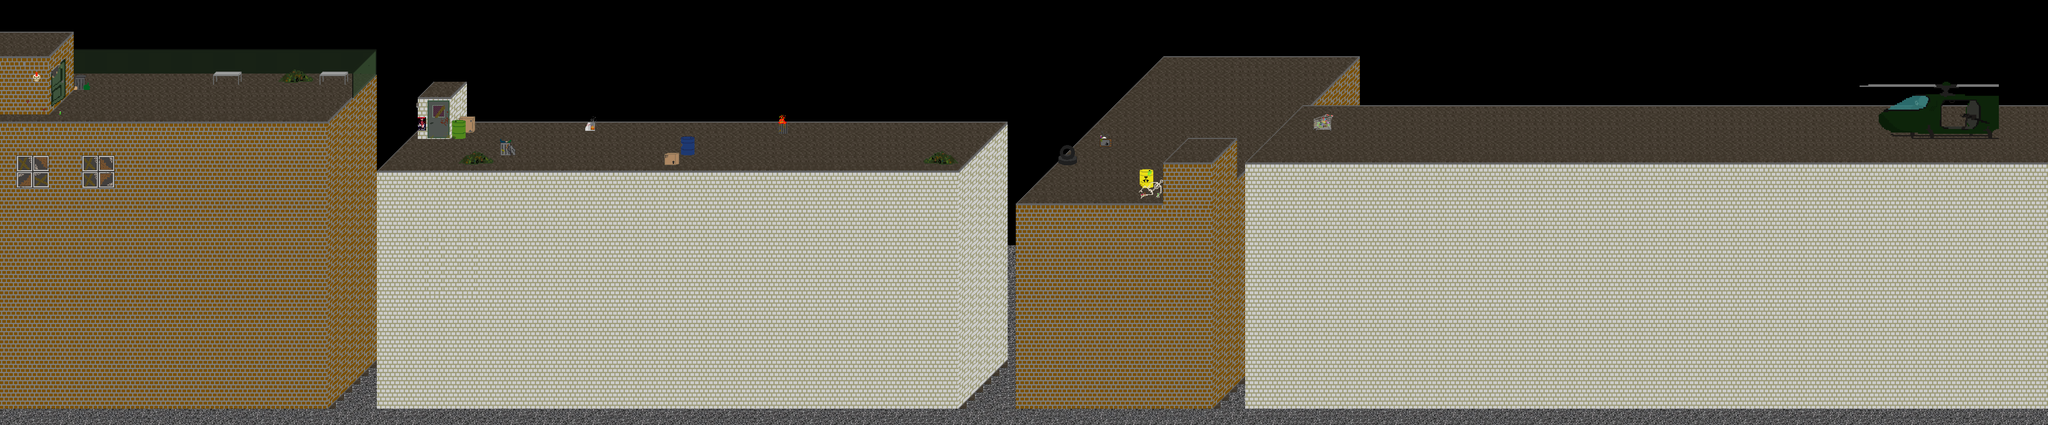

Rendered tile map (Tiled .tmx) drawn with the repository's tilesets; below, a short description and the map source with its tile grids summarised:
An orthogonal 250x52 tile map with 32x32 px tiles, 4 tile layers (lower, backward, middle, forward) and 37 objects.

<map version="1.2" tiledversion="1.2.3" orientation="orthogonal" renderorder="left-down" width="250" height="52" tilewidth="32" tileheight="32" infinite="0" nextlayerid="16" nextobjectid="48">
 <tileset firstgid="1" source="../tileSet.tsx" />
 <objectgroup id="2" name="static-objects">
  <object id="1" x="0" y="416" width="1344" height="32" />
  <object id="2" x="1312" y="448" width="32" height="1120" />
  <object id="3" x="1536" y="608" width="2272" height="32" />
  <object id="4" x="1536" y="640" width="32" height="960" />
  <object id="5" x="3775" y="640.5" width="32" height="896" />
  <object id="6" x="4032" y="736" width="608" height="32" />
  <object id="7" x="4032" y="768" width="32" height="768" />
  <object id="8" x="4768" y="608" width="32" height="930" />
  <object id="9" x="3808" y="1504" width="224" height="32">
   <properties>
    <property name="death" value="" />
   </properties>
  </object>
  <object id="10" x="1312" y="1536" width="224" height="32">
   <properties>
    <property name="death" value="" />
   </properties>
  </object>
  <object id="11" x="4454.67" y="664.333" width="51" height="71">
   <properties>
    <property name="object" value="" />
   </properties>
  </object>
  <object id="12" x="4608" y="608" width="32" height="128" />
  <object id="13" x="4608" y="576" width="192" height="32" />
  <object id="17" x="4928" y="576" width="3072" height="32" />
  <object id="18" x="4928" y="608" width="32" height="928" />
  <object id="19" x="4800" y="1504" width="128" height="32">
   <properties>
    <property name="death" value="" />
   </properties>
  </object>
  <object id="20" x="192" y="0" width="32" height="415" />
  <object id="21" x="1312" y="1568" width="224" height="32" />
  <object id="22" x="3776" y="1536" width="288" height="32" />
  <object id="23" x="4768" y="1536" width="192" height="32" />
  <object id="25" x="1312" y="160" width="32" height="256">
   <properties>
    <property name="border" value="" />
   </properties>
  </object>
  <object id="26" x="7360" y="320" width="32" height="256">
   <properties>
    <property name="finish" value="" />
   </properties>
  </object>
  <object id="27" x="3776" y="384" width="32" height="224">
   <properties>
    <property name="border" value="" />
   </properties>
  </object>
  <object id="28" x="4768" y="384" width="32" height="192">
   <properties>
    <property name="border" value="" />
   </properties>
  </object>
  <object id="35" x="2222.67" y="593.333">
   <properties>
    <property name="turret" value="" />
   </properties>
  </object>
  <object id="36" x="2658.67" y="534.667" width="54.6667" height="72">
   <properties>
    <property name="object" value="" />
   </properties>
  </object>
  <object id="46" x="1956" y="552" width="37.3333" height="56">
   <properties>
    <property name="object" value="" />
   </properties>
  </object>
 </objectgroup>
 <objectgroup id="3" name="enemies">
  <object id="38" x="3388" y="590.667">
   <properties>
    <property name="explo" value="" />
   </properties>
  </object>
  <object id="40" x="6482.67" y="557.333">
   <properties>
    <property name="ross" value="" />
   </properties>
  </object>
  <object id="41" x="4376" y="717.333">
   <properties>
    <property name="turret" value="" />
   </properties>
  </object>
  <object id="33" x="1185.33" y="384">
   <properties>
    <property name="punk" value="" />
   </properties>
  </object>
  <object id="45" x="5457.33" y="562.667">
   <properties>
    <property name="punk" value="" />
   </properties>
  </object>
  <object id="42" x="2130.67" y="597.333">
   <properties>
    <property name="shotgun" value="" />
   </properties>
  </object>
 </objectgroup>
 <objectgroup id="4" name="interactive-objects">
  <object id="32" x="352" y="354">
   <properties>
    <property name="message" value="" />
   </properties>
  </object>
  <object id="34" x="1774.67" y="604">
   <properties>
    <property name="hill" value="" />
   </properties>
  </object>
  <object id="43" x="4468" y="660">
   <properties>
    <property name="hill" value="" />
   </properties>
  </object>
  <object id="47" x="7356" y="470.666">
   <properties>
    <property name="message" value="" />
   </properties>
  </object>
 </objectgroup>
 <layer id="12" name="lower" width="250" height="52">
  <data>[13000 cells, 7024 non-empty, 53 distinct tile ids]</data>
 </layer>
 <layer id="13" name="backward" width="250" height="52">
  <data>[13000 cells, 5378 non-empty, 224 distinct tile ids]</data>
 </layer>
 <layer id="14" name="middle" width="250" height="52">
  <data>[13000 cells, 44 non-empty, 43 distinct tile ids]</data>
 </layer>
 <layer id="15" name="forward" width="250" height="52">
  <data>[13000 cells, 388 non-empty, 50 distinct tile ids]</data>
 </layer>
</map>